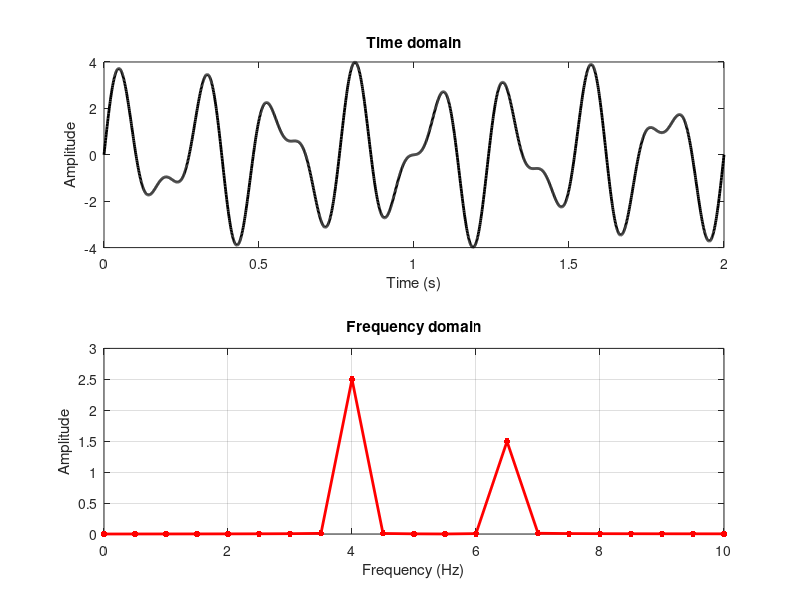

Write the MATLAB code that produced this figure.
% Dùng FFT nhanh chóng để xem tín hiệu có chứa những tần số nào
% Thông số
fs = 1000;               % tần số lấy mẫu (Hz)
t = 0:1/fs:2;            % vector thời gian (0 đến 2s)
N = length(t);           % số mẫu


% Tín hiệu: 2.5*sin(2π4t) + 1.5*sin(2π6.5t)
x = 2.5*sin(2*pi*4*t) + 1.5*sin(2*pi*6.5*t);

% FFT
X = fft(x)/N;            % chuẩn hóa
amp = 2*abs(X);          % biên độ (nhân 2 vì bỏ nửa phổ)
f = linspace(0,fs/2,N/2+1); % trục tần số (Hz)

% Vẽ tín hiệu trong miền thời gian
figure;
subplot(2,1,1);
plot(t,x,'k','LineWidth',2);
xlabel('Time (s)');
ylabel('Amplitude');
title('Time domain');

% Vẽ phổ biên độ trong miền tần số
subplot(2,1,2);
plot(f,amp(1:length(f)),'r.-','LineWidth',2,'MarkerSize',15);
xlabel('Frequency (Hz)');
ylabel('Amplitude');
title('Frequency domain');
xlim([0 10]); ylim([0 3]);
grid on;
